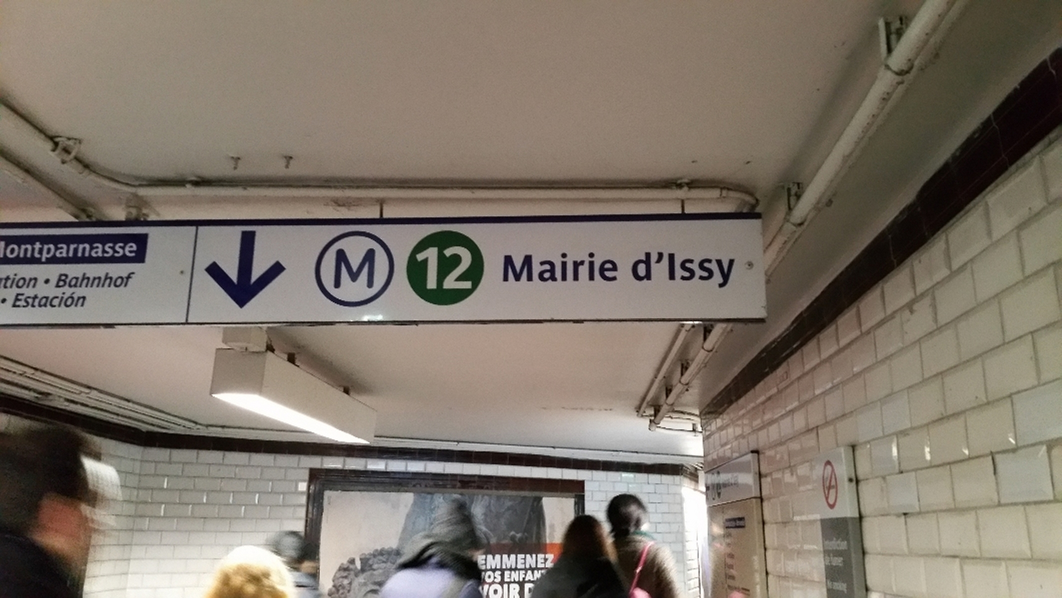
#> input picture Rendu Bader Debin/Challenge approche traditionnelle/BD_CHALLENGE/IM (1).JPG, 2124 x 1196 px (shown at 1/2 size)
$ python -i myMetroProcessing.py   (imports and definitions only)
#> lines starting #> are read from the running program, lines starting #| are printed output that depends on the picture
# -*- coding: utf-8 -*-
"""
SYSTÈME AMÉLIORÉ pour la détection de signes de métro
Approche: Détection de cercles + Validation par couleurs + Apprentissage adaptatif
"""

import numpy as np
import matplotlib.pyplot as plt
from matplotlib.patches import Rectangle, Circle
import cv2
from skimage import color, filters, morphology, measure
from skimage.transform import resize
import scipy.io as sio
from PIL import Image
import os
from collections import defaultdict
from sklearn.cluster import KMeans
import pytesseract  # Pour OCR des numéros
from scipy import ndimage

class ImprovedMetroSystem:
    """
    Système amélioré de détection de signes de métro avec validation par numéros
    """

    def __init__(self):
        # Couleurs théoriques des lignes (RGB normalisé 0-1)
        self.theoretical_colors = {
            1: np.array([1.0, 0.808, 0.0]),      # #FFCE00
            2: np.array([0.0, 0.392, 0.690]),    # #0064B0
            3: np.array([0.624, 0.596, 0.145]),  # #9F9825
            4: np.array([0.753, 0.255, 0.569]),  # #C04191
            5: np.array([0.949, 0.557, 0.259]),  # #F28E42
            6: np.array([0.514, 0.769, 0.569]),  # #83C491
            7: np.array([0.953, 0.643, 0.729]),  # #F3A4BA
            8: np.array([0.808, 0.678, 0.824]),  # #CEADD2
            9: np.array([0.835, 0.788, 0.0]),    # #D5C900
            10: np.array([0.890, 0.702, 0.165]), # #E3B32A
            11: np.array([0.553, 0.369, 0.165]), # #8D5E2A
            12: np.array([0.0, 0.506, 0.310]),   # #00814F
            13: np.array([0.596, 0.831, 0.886]), # #98D4E2
            14: np.array([0.400, 0.141, 0.514])  # #662483
        }

        # Couleurs apprises pendant l'entraînement
        self.learned_colors = {}
        self.color_tolerances = {}
        self.is_trained = False

    # [109 lines left out: functions train_system, _extract_dominant_color, _learn_line_color, not called in this run]

    def detect_metro_signs(self, image, debug=True):
        """
        Approche hybride intelligente: couleur ET OCR avec validation croisée
        """
        if debug:
            print(f"🔍 DÉTECTION AVEC SYSTÈME {'ENTRAÎNÉ' if self.is_trained else 'THÉORIQUE'}")

        # 1. Détection des cercles candidats
        circles = self._detect_circles(image)
        if debug:
            print(f"   Cercles candidats: {len(circles)}")

        if not circles:
            return []

        # 2. Double validation: couleur ET OCR en parallèle
        candidates = []
        colors_to_use = self.learned_colors if self.is_trained else self.theoretical_colors
        tolerances_to_use = self.color_tolerances if self.is_trained else {l: 0.20 for l in colors_to_use}

        for i, (x, y, r) in enumerate(circles):
            # A. Validation couleur
            color_validation = self._validate_circle_by_color(image, x, y, r, colors_to_use, tolerances_to_use)

            # B. Validation OCR
            ocr_result = self._careful_ocr_validation(image, x, y, r)
            if ocr_result is None:
                ocr_result = {'is_valid': False, 'number': None, 'confidence': 0, 'rejected_text': 'erreur_none'}


            # C. Analyse intelligente des résultats
            analysis = self._smart_validation_analysis(color_validation, ocr_result, x, y, r)

            if analysis['is_valid']:
                candidates.append({
                    'center': (x, y),
                    'radius': r,
                    'bbox': (max(0, x-r-5), min(image.shape[1], x+r+5),
                            max(0, y-r-5), min(image.shape[0], y+r+5)),
                    'ligne': analysis['final_ligne'],
                    'confidence': analysis['confidence'],
                    'color_ligne': color_validation['ligne'] if color_validation['is_valid'] else None,
                    'ocr_number': ocr_result['number'] if ocr_result['is_valid'] else None,
                    'validation_method': analysis['method']
                })

                if debug:
                    color_info = f"🎨L{color_validation['ligne']}" if color_validation['is_valid'] else "🎨❌"
                    ocr_info = f"🔢{ocr_result['number']}" if ocr_result['is_valid'] else "🔢❌"
                    method_emoji = {"color_priority": "🎨", "ocr_priority": "🔢", "agreement": "✅", "fallback": "⚠️"}

                    print(f"   {method_emoji[analysis['method']]} Cercle {i+1}: L{analysis['final_ligne']} "
                          f"({color_info}, {ocr_info}, conf: {analysis['confidence']:.2f})")
            else:
                if debug:
                    color_info = f"🎨L{color_validation['ligne']}" if color_validation['is_valid'] else "🎨❌"
                    ocr_info = f"🔢{ocr_result['number']}" if ocr_result['is_valid'] else f"🔢'{ocr_result.get('rejected_text', '?')}'"
                    print(f"   ❌ Cercle {i+1}: Rejeté ({color_info}, {ocr_info})")

        if debug:
            print(f"   Candidats validés: {len(candidates)}")

        # 3. Supprimer les doublons avec logique intelligente
        final_detections = self._smart_duplicate_removal(candidates)

        if debug:
            print(f"🎯 DÉTECTIONS FINALES: {len(final_detections)}")

        return final_detections

    def _careful_ocr_validation(self, image, x, y, r):
        """
        OCR plus prudent avec validation stricte de la forme du signe
        """
        # Test préliminaire: est-ce que ça ressemble à un signe métro ?
        if not self._looks_like_metro_sign(image, x, y, r):
            return {'is_valid': False, 'number': None, 'confidence': 0, 'rejected_text': 'forme'}

        # Extraire région centrale avec taille adaptée
        center_size = max(8, int(r * 0.7))
        x1, x2 = max(0, x - center_size), min(image.shape[1], x + center_size)
        y1, y2 = max(0, y - center_size), min(image.shape[0], y + center_size)

        if x2 <= x1 or y2 <= y1:
            return {'is_valid': False, 'number': None, 'confidence': 0, 'rejected_text': 'taille'}

        center_region = image[y1:y2, x1:x2]

        try:
            # Préparation OCR avec multiple tentatives
            results = []

            # Méthode 1: Standard
            result1 = self._ocr_attempt_standard(center_region)
            if result1['number'] is not None:
                results.append(('standard', result1['number'], result1['confidence']))

            # Méthode 2: Contraste élevé
            result2 = self._ocr_attempt_high_contrast(center_region)
            if result2['number'] is not None:
                results.append(('contrast', result2['number'], result2['confidence']))

            # Méthode 3: Morphologie
            result3 = self._ocr_attempt_morphology(center_region)
            if result3['number'] is not None:
                results.append(('morpho', result3['number'], result3['confidence']))

            # Analyser les résultats
            if results:
                numbers_found = [r[1] for r in results]
                number_counts = {n: numbers_found.count(n) for n in set(numbers_found)}
                best_number = max(number_counts.keys(), key=lambda n: number_counts[n])
                consensus_count = number_counts[best_number]
                base_conf = max([r[2] for r in results if r[1] == best_number])
                consensus_bonus = 0.1 * (consensus_count - 1)
                final_conf = min(0.95, base_conf + consensus_bonus)

                return {'is_valid': True, 'number': best_number, 'confidence': final_conf}

            # Aucun résultat exploitable
            return {'is_valid': False, 'number': None, 'confidence': 0, 'rejected_text': 'aucun'}

        except Exception as e:
            # 🔁 Correction ici : en cas d'erreur, retour d'un résultat clair
            return {'is_valid': False, 'number': None, 'confidence': 0, 'rejected_text': str(e)}

    def _ocr_attempt_standard(self, region):
        """
        Tentative OCR standard
        """
        try:
            h, w = region.shape[:2]
            scale_factor = max(1, 50 // min(h, w))
            resized = cv2.resize((region * 255).astype(np.uint8),
                            (w * scale_factor, h * scale_factor))

            gray = cv2.cvtColor(resized, cv2.COLOR_RGB2GRAY) if len(resized.shape) == 3 else resized
            binary = cv2.adaptiveThreshold(gray, 255, cv2.ADAPTIVE_THRESH_GAUSSIAN_C,
                                        cv2.THRESH_BINARY, 11, 2)

            config = '--oem 3 --psm 8 -c tessedit_char_whitelist=0123456789'
            text = pytesseract.image_to_string(binary, config=config).strip()

            if text.isdigit() and len(text) <= 2:
                number = int(text)
                if 1 <= number <= 14:
                    return {'number': number, 'confidence': 0.8}

        except:
            pass

        return {'number': None, 'confidence': 0}

    # [65 lines left out: functions _ocr_attempt_high_contrast, _ocr_attempt_morphology, not called in this run]

    def _looks_like_metro_sign(self, image, x, y, r):
        """
        Test rapide pour vérifier si ça ressemble à un signe métro
        """
        # Extraire région
        margin = 3
        x1, x2 = max(0, x-r-margin), min(image.shape[1], x+r+margin)
        y1, y2 = max(0, y-r-margin), min(image.shape[0], y+r+margin)

        if x2 <= x1 or y2 <= y1:
            return False

        region = image[y1:y2, x1:x2]

        # Test 1: Doit avoir de la couleur (pas que du gris/blanc)
        hsv_region = color.rgb2hsv(region)
        saturation = hsv_region[:, :, 1]
        colorful_ratio = np.sum(saturation > 0.2) / saturation.size

        if colorful_ratio < 0.2:  # Au moins 20% de pixels colorés
            return False

        # Test 2: Doit avoir du contraste (chiffre blanc sur fond coloré)
        h, w = region.shape[:2]
        center_y, center_x = h//2, w//2

        # Région centrale (chiffre)
        center_size = max(2, min(h, w) // 4)
        cy1, cy2 = max(0, center_y-center_size), min(h, center_y+center_size)
        cx1, cx2 = max(0, center_x-center_size), min(w, center_x+center_size)

        if cy2 > cy1 and cx2 > cx1:
            center_brightness = np.mean(color.rgb2gray(region[cy1:cy2, cx1:cx2]))
            overall_brightness = np.mean(color.rgb2gray(region))

            contrast = abs(center_brightness - overall_brightness)
            if contrast < 0.1:  # Pas assez de contraste
                return False

        # Test 3: Forme approximativement circulaire
        if abs(h - w) > max(h, w) * 0.4:  # Trop elliptique
            return False

        return True

    # [592 lines left out: functions _smart_validation_analysis, _verify_colored_circle_region, _smart_duplicate_removal, _quick_ocr_filter, _detect_circles, _is_thick_border_metro_sign and 9 more, not called in this run]

    def _detect_circles(self, image):
        """
        Détecte les cercles avec approche équilibrée (ni trop strict, ni trop permissif)
        """
        # Convertir en niveaux de gris
        gray = color.rgb2gray(image)
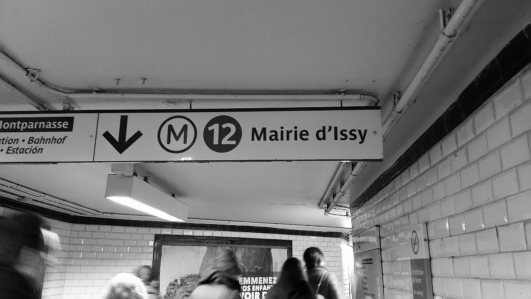
#> gray: shape (1196, 2124) float64 (shown at 1/4 size); min 0, max 1, mean 0.468
        gray_uint8 = (gray * 255).astype(np.uint8)

        # Prétraitement modéré
        gray_blurred = cv2.medianBlur(gray_uint8, 5)

        # Configuration équilibrée - plus permissive que l'ultra-strict
        configurations = [
            # Configuration principale - équilibrée
            {'dp': 1, 'minDist': 30, 'param1': 60, 'param2': 40, 'minRadius': 16, 'maxRadius': 55},
            # Configuration backup - un peu plus permissive
            {'dp': 1, 'minDist': 25, 'param1': 50, 'param2': 35, 'minRadius': 14, 'maxRadius': 60}
        ]

        all_circles = []

        for config in configurations:
            circles = cv2.HoughCircles(
                gray_blurred,
                cv2.HOUGH_GRADIENT,
                dp=config['dp'],
                minDist=config['minDist'],
                param1=config['param1'],
                param2=config['param2'],
                minRadius=config['minRadius'],
                maxRadius=config['maxRadius']
            )

            if circles is not None:
                circles = np.round(circles[0, :]).astype("int")
                for x, y, r in circles:
                    # Filtrage basique seulement
                    h, w = image.shape[:2]
                    margin = 20
                    if (margin < x < w-margin and margin < y < h-margin and
                        14 <= r <= 60):

                        # Validation légère - juste s'assurer que c'est coloré
                        if self._basic_color_validation(image, x, y, r):
                            all_circles.append((x, y, r))
#> this loop made 2 passes
#> pass 2, in _basic_color_validation, `region = image[y1:y2, x1:x2]`:
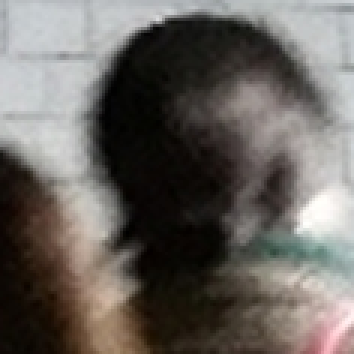
#> region: shape (118, 118, 3) (shown 3 times larger); mean R, G, B 104.2, 99.4, 94.8
#> pass 2, in _basic_color_validation, `saturation = hsv_region[:, :, 1]`:
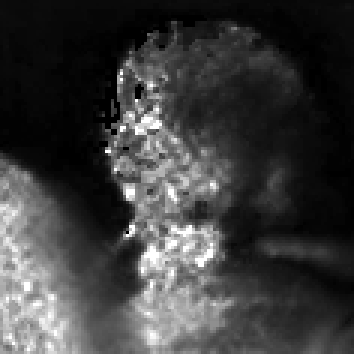
#> saturation: shape (118, 118) float64 (shown 3 times larger); min 0, max 1, mean 0.238
#> pass 2, in _basic_color_validation (call 2), `region = image[y1:y2, x1:x2]`:
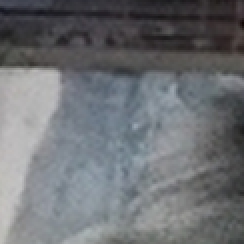
#> region: shape (122, 122, 3) (shown 2 times larger); mean R, G, B 109.6, 112.2, 115.8
#> after the loop, all_circles = [(1242, 1042, 54), (858, 1012, 56), (1438, 870, 34), (1474, 876, 37), (882, 1004, 29), (1264, 1020, 23)]

        # Fusionner les cercles similaires
        unique_circles = self._merge_similar_circles(all_circles)

        # Limiter raisonnablement (pas trop strict)
        if len(unique_circles) > 25:
            print(f"⚠️ Beaucoup de candidats ({len(unique_circles)}), tri par qualité...")
            scored_circles = []
            for x, y, r in unique_circles:
                score = self._simple_quality_score(image, x, y, r)
                scored_circles.append((x, y, r, score))

            scored_circles.sort(key=lambda item: item[3], reverse=True)
            unique_circles = [(x, y, r) for x, y, r, _ in scored_circles[:20]]

        return unique_circles

    def _basic_color_validation(self, image, x, y, r):
        """
        Validation basique - juste vérifier qu'il y a de la couleur
        """
        # Extraire région
        margin = 5
        x1, x2 = max(0, x-r-margin), min(image.shape[1], x+r+margin)
        y1, y2 = max(0, y-r-margin), min(image.shape[0], y+r+margin)

        if x2 <= x1 or y2 <= y1:
            return False

        region = image[y1:y2, x1:x2]

        # Simple test: il faut au moins 15% de pixels avec un minimum de couleur
        hsv_region = color.rgb2hsv(region)
        saturation = hsv_region[:, :, 1]

        colorful_pixels = np.sum(saturation > 0.1)  # Seuil très bas
        total_pixels = saturation.size

        return (colorful_pixels / total_pixels) > 0.15

    # [180 lines left out: functions _simple_quality_score, _validate_metro_sign_candidate, _score_metro_sign_quality, _validate_circle_shape, _has_thick_colored_border, not called in this run]

    def _sample_ring(self, region, center_x, center_y, inner_radius, outer_radius):
        """
        Échantillonne les pixels dans un anneau entre inner_radius et outer_radius
        """
        h, w = region.shape[:2]
        y_coords, x_coords = np.ogrid[:h, :w]
        distances = np.sqrt((x_coords - center_x)**2 + (y_coords - center_y)**2)

        ring_mask = (distances >= inner_radius) & (distances <= outer_radius)

        if np.any(ring_mask):
            return region[ring_mask].tolist()
        else:
            return []

    # [46 lines left out: function _score_circle_quality, not called in this run]

    def _merge_similar_circles(self, circles):
        """
        Fusionne les cercles similaires détectés par différentes configurations
        """
        if not circles:
            return []

        merged = []
#> merged = []
        used = set()

        for i, (x1, y1, r1) in enumerate(circles):
            if i in used:
                continue

            # Grouper les cercles similaires
            group = [(x1, y1, r1)]
            used.add(i)

            for j, (x2, y2, r2) in enumerate(circles[i+1:], i+1):
                if j in used:
                    continue

                # Distance entre centres
                distance = np.sqrt((x1-x2)**2 + (y1-y2)**2)
                radius_diff = abs(r1-r2)

                # Si suffisamment proches, les fusionner
                if distance < 25 and radius_diff < 15:
                    group.append((x2, y2, r2))
                    used.add(j)

            # Calculer la médiane du groupe
            if len(group) > 1:
                xs, ys, rs = zip(*group)
                merged_circle = (int(np.median(xs)), int(np.median(ys)), int(np.median(rs)))
            else:
                merged_circle = group[0]

            merged.append(merged_circle)
#> this loop made 6 passes
#> after the loop, merged has the same summary as all_circles in _detect_circles; used = 6 items

        return merged

    def _validate_circle_by_color(self, image, x, y, r, colors_dict, tolerances_dict):
        """
        Validation couleur équilibrée - ni trop stricte ni trop permissive
        """
        # Extraire la région autour du cercle
        margin = 5
        x1, x2 = max(0, x-r-margin), min(image.shape[1], x+r+margin)
        y1, y2 = max(0, y-r-margin), min(image.shape[0], y+r+margin)

        if x2 <= x1 or y2 <= y1:
            return {'is_valid': False}

        region = image[y1:y2, x1:x2]

        # Extraire couleur avec méthode équilibrée
        dominant_color = self._extract_balanced_color(region)

        # Comparer avec toutes les couleurs de lignes
        best_match = {'ligne': -1, 'confidence': 0.0, 'distance': float('inf')}
        second_best_distance = float('inf')

        for ligne, target_color in colors_dict.items():
            # Distance euclidienne dans l'espace RGB
            color_distance = np.linalg.norm(dominant_color - target_color)

            # Tolérance ajustée - plus permissive que le mode ultra-strict
            tolerance = tolerances_dict.get(ligne, 0.15) + 0.05  # Ajouter 0.05 de marge

            # Score de confiance
            if color_distance < tolerance:
                confidence = max(0, 1.0 - (color_distance / tolerance))

                if color_distance < best_match['distance']:
                    second_best_distance = best_match['distance']
                    best_match = {
                        'ligne': ligne,
                        'confidence': confidence,
                        'distance': color_distance
                    }
                elif color_distance < second_best_distance:
                    second_best_distance = color_distance

        # Validation plus permissive:
        # 1. Confiance moins stricte
        # 2. Discrimination moins exigeante
        discrimination_ratio = second_best_distance / best_match['distance'] if best_match['distance'] > 0 else float('inf')

        is_valid = (best_match['confidence'] > 0.4 and  # Confiance modérée (était 0.6)
                   discrimination_ratio > 1.1)  # Discrimination plus souple (était 1.3)

        result = {
            'is_valid': is_valid,
            'ligne': best_match['ligne'] if is_valid else -1,
            'confidence': best_match['confidence'],
            'color_distance': best_match['distance'],
            'bbox': (x1, x2, y1, y2) if is_valid else None
        }

        return result

    def _extract_balanced_color(self, region):
        """
        Extraction couleur équilibrée - compromise entre précision et robustesse
        """
        h, w = region.shape[:2]

        # Méthode 1: Focus sur les pixels moyennement saturés (pas blanc, pas noir)
        hsv_region = color.rgb2hsv(region)
        saturation = hsv_region[:, :, 1]
        value = hsv_region[:, :, 2]

        # Masque pour pixels colorés mais pas extrêmes
        good_mask = (saturation > 0.15) & (value > 0.1) & (value < 0.9)

        if np.sum(good_mask) > region.size * 0.1:  # Au moins 10% de bons pixels
            good_pixels = region[good_mask]

            # Si assez de pixels, faire un clustering simple
            if len(good_pixels) > 15:
                try:
                    kmeans = KMeans(n_clusters=min(2, len(good_pixels)//10),
                                  random_state=42, n_init=10)
                    kmeans.fit(good_pixels)

                    # Prendre le cluster le plus saturé
                    cluster_colors = kmeans.cluster_centers_
                    cluster_hsv = color.rgb2hsv(cluster_colors.reshape(1, -1, 3))[0]

                    best_cluster_idx = np.argmax(cluster_hsv[:, 1])
                    return cluster_colors[best_cluster_idx]
                except:
                    pass

            # Fallback: moyenne des bons pixels
            return np.mean(good_pixels, axis=0)

        # Méthode 2: Bordure externe si pas assez de pixels colorés
        center_y, center_x = h//2, w//2
        radius = min(h, w) // 2

        # Échantillonner le contour externe
        border_pixels = self._sample_ring(region, center_x, center_y, radius*0.6, radius*0.9)

        if len(border_pixels) > 5:
            return np.mean(border_pixels, axis=0)

        # Fallback final: moyenne générale en évitant les extrêmes
        flat_region = region.reshape(-1, 3)
        # Éviter pixels trop blancs ou trop noirs
        flat_hsv = color.rgb2hsv(flat_region.reshape(1, -1, 3))[0]
        moderate_mask = (flat_hsv[:, 2] > 0.1) & (flat_hsv[:, 2] < 0.9)

        if np.any(moderate_mask):
            return np.mean(flat_region[moderate_mask], axis=0)
        else:
            return np.mean(flat_region, axis=0)

    # [211 lines left out: functions _extract_dominant_color_v2, _remove_duplicate_detections, processOneMetroImage, draw_rectangle, not called in this run]

# Classe compatible avec l'ancien code
FinalMetroSystem = ImprovedMetroSystem

# [6 lines not run here, left out]

>>> import cv2
>>> picture = cv2.cvtColor(cv2.imread('BD_CHALLENGE/IM (1).JPG'), cv2.COLOR_BGR2RGB)
>>> result = ImprovedMetroSystem().detect_metro_signs(picture)
#> in _detect_circles, `unique_circles = self._merge_similar_circles(all_circles)`: unique_circles has the same summary as all_circles
#> in detect_metro_signs, `circles = self._detect_circles(image)`: circles has the same summary as all_circles in _detect_circles
#|    Cercles candidats: 6
#> the loop in detect_metro_signs, `for i, (x, y, r) in enumerate(circles):` made 1 pass
#> (x, y, r) on pass 1: (1242, 1042, 54)
#> pass 1, in _extract_balanced_color, `value = hsv_region[:, :, 2]`:
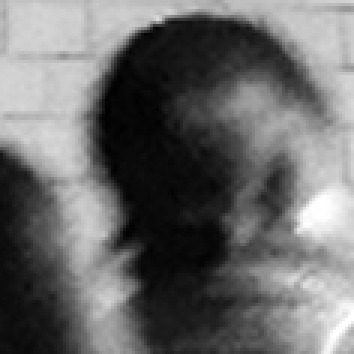
#> value: shape (118, 118) float64 (shown 3 times larger); min 0, max 1, mean 0.415
#> after the loop in detect_metro_signs, `for i, (x, y, r) in enumerate(circles):`: candidates = []
#> (the rest of the program and of its run is left out)
